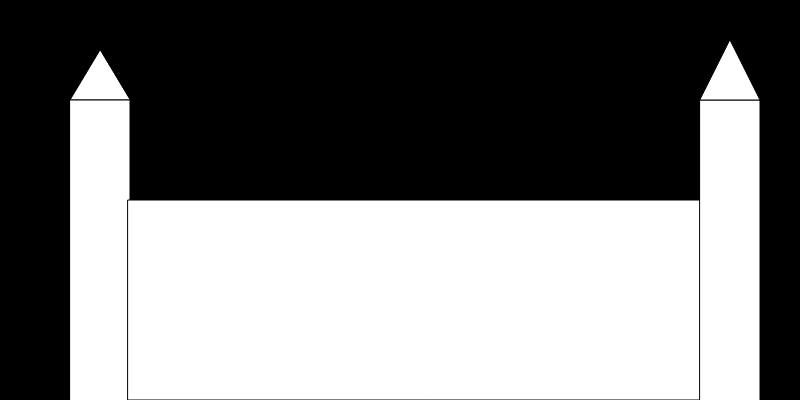
Frame 1 (no input)
Frame 60 (no input): identical to frame 1, image omitted
Frame 120 (the mouse pressed at the canvas centre since frame 60): identical to frame 1, image omitted

The p5.js sketch that drew this single still picture (run headless with seeded random() and noise() and a simulated clock; from frame 60 on, the mouse is pressed at the canvas centre):

// p5.js sketch
// ── sketch.js
function setup() {
  createCanvas(800,400);
}

function draw() {
 background("black"); 
 triangle (100,50,70,100,130,100); 
 rect (70,100,60,400);
 rect (128,200,600,200);
 rect (700,100,60,400);
 triangle (700,100,760,100,730,40);

} 
